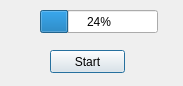
<?xml version="1.0" encoding="UTF-8"?>
<ui version="4.0">
 <class>Dialog</class>
 <widget class="QDialog" name="Dialog">
  <property name="geometry">
   <rect>
    <x>0</x>
    <y>0</y>
    <width>183</width>
    <height>86</height>
   </rect>
  </property>
  <property name="windowTitle">
   <string>Dialog</string>
  </property>
  <widget class="QProgressBar" name="progressBar">
   <property name="geometry">
    <rect>
     <x>40</x>
     <y>10</y>
     <width>118</width>
     <height>23</height>
    </rect>
   </property>
   <property name="value">
    <number>24</number>
   </property>
  </widget>
  <widget class="QPushButton" name="start_btn">
   <property name="geometry">
    <rect>
     <x>50</x>
     <y>50</y>
     <width>75</width>
     <height>23</height>
    </rect>
   </property>
   <property name="text">
    <string>Start</string>
   </property>
  </widget>
 </widget>
 <resources/>
 <connections/>
</ui>
